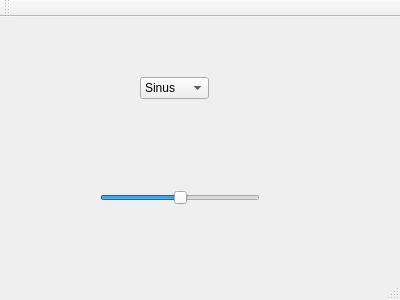
<?xml version="1.0" encoding="UTF-8"?>
<ui version="4.0">
 <class>MainWindow</class>
 <widget class="QMainWindow" name="MainWindow">
  <property name="geometry">
   <rect>
    <x>0</x>
    <y>0</y>
    <width>400</width>
    <height>300</height>
   </rect>
  </property>
  <property name="windowTitle">
   <string>MainWindow</string>
  </property>
  <widget class="QWidget" name="centralWidget">
   <widget class="QSlider" name="amplitude">
    <property name="geometry">
     <rect>
      <x>100</x>
      <y>170</y>
      <width>160</width>
      <height>22</height>
     </rect>
    </property>
    <property name="maximum">
     <number>100</number>
    </property>
    <property name="sliderPosition">
     <number>50</number>
    </property>
    <property name="orientation">
     <enum>Qt::Horizontal</enum>
    </property>
   </widget>
   <widget class="QComboBox" name="comboBox">
    <property name="geometry">
     <rect>
      <x>140</x>
      <y>60</y>
      <width>69</width>
      <height>22</height>
     </rect>
    </property>
    <item>
     <property name="text">
      <string>Sinus</string>
     </property>
    </item>
    <item>
     <property name="text">
      <string>Random</string>
     </property>
    </item>
    <item>
     <property name="text">
      <string>Zahn</string>
     </property>
    </item>
    <item>
     <property name="text">
      <string>Dreieck</string>
     </property>
    </item>
    <item>
     <property name="text">
      <string>Rechteck</string>
     </property>
    </item>
   </widget>
  </widget>
  <widget class="QMenuBar" name="menuBar">
   <property name="geometry">
    <rect>
     <x>0</x>
     <y>0</y>
     <width>400</width>
     <height>21</height>
    </rect>
   </property>
  </widget>
  <widget class="QToolBar" name="mainToolBar">
   <attribute name="toolBarArea">
    <enum>TopToolBarArea</enum>
   </attribute>
   <attribute name="toolBarBreak">
    <bool>false</bool>
   </attribute>
  </widget>
  <widget class="QStatusBar" name="statusBar"/>
 </widget>
 <layoutdefault spacing="6" margin="11"/>
 <resources/>
 <connections/>
 <buttongroups>
  <buttongroup name="buttonGroup"/>
 </buttongroups>
</ui>
